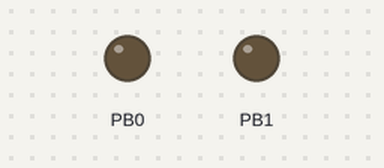
Recording of a sketch running on a simulated ATtiny85, built with avr-gcc and run on an emulated ATtiny85. On the bench: output pins drawn as LEDs (lit = HIGH).

Above: at 0.3 s.
At 10.1 s:
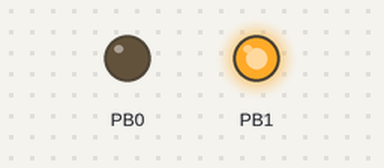
Timing chart, 0 to 11.6 s (numbered marks = the images above):
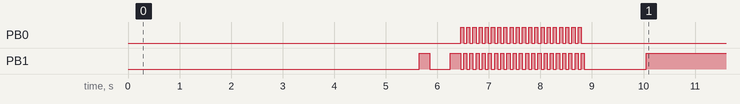

The sketch:

led-chaser.ino
```cpp
// fun/led-chaser - Tier 1
//
// The only payload here that types NOTHING. It just runs the onboard LED.
//
// Worth knowing why that matters: on a hardened host that blocks foreign HID
// keyboards, every other payload in this repo is inert - but the LED still
// runs, because it never touches the USB HID endpoint. So a green chase means
// "device is alive and executing firmware"; a dead chase means the Digispark
// itself is faulty or not flashed, which is a different problem than "the host
// refused to accept the keyboard".
//
// Useful as a first flash to a new board: confirms the build and the device
// without depending on any target-side cooperation.

#include <duck.h>

#define STEPS 40
#define ON_MS 60
#define OFF_MS 160

void setup() {
  duckBegin();

  // Breathe once so you can tell this firmware from the stock blink.
  ledPulse(2, 400, 200);

  // Classic chase: brighten one LED, dim the other, walk down.
  for (int i = 0; i < STEPS; i++) {
    pinMode(0, OUTPUT);
    pinMode(1, OUTPUT);
    digitalWrite(0, (i & 1) ? LOW : HIGH);
    digitalWrite(1, (i & 1) ? HIGH : LOW);
    delay(ON_MS);
  }

  // Solid green-ish, then off. "Payload completed" tell.
  ledOn();
  delay(1200);
  ledOff();
}

void loop() {}
```
